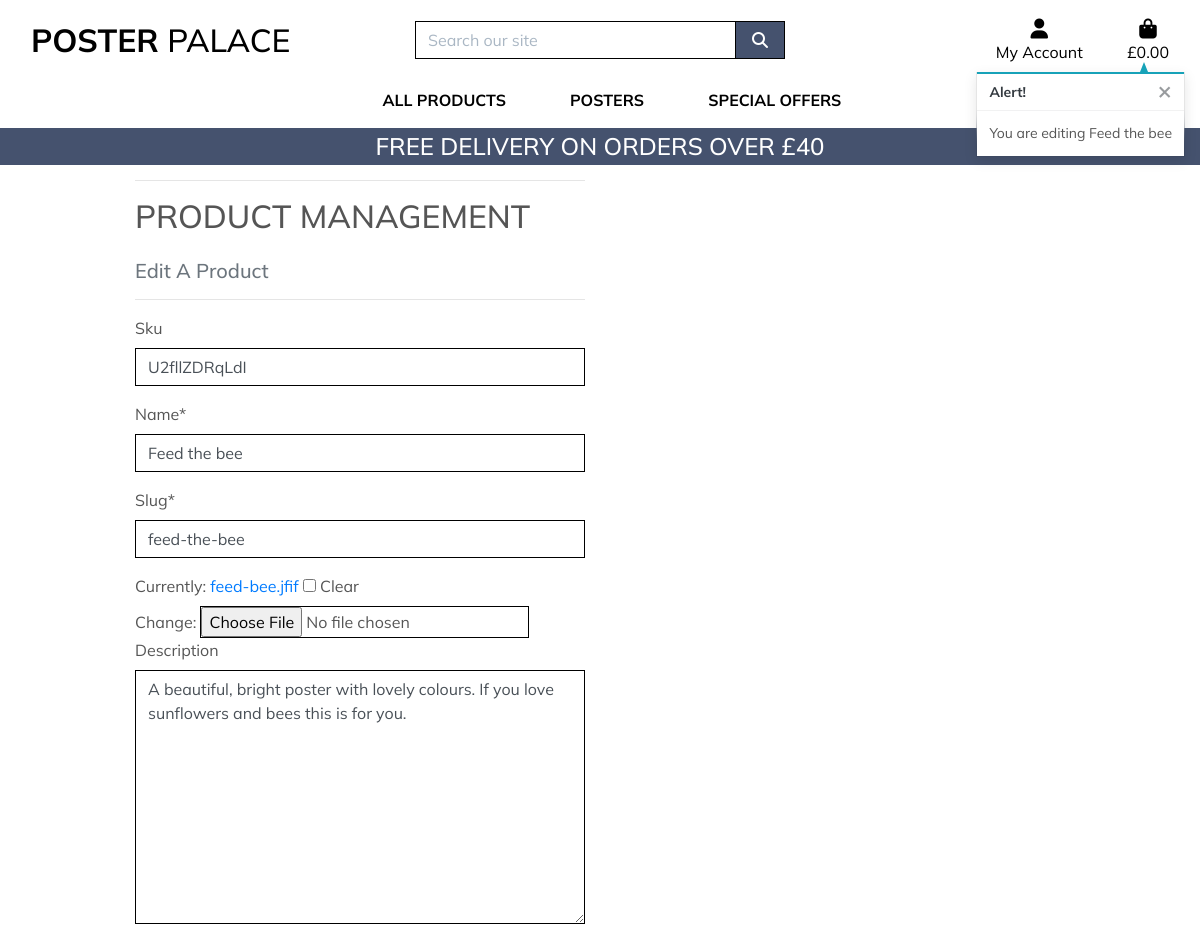
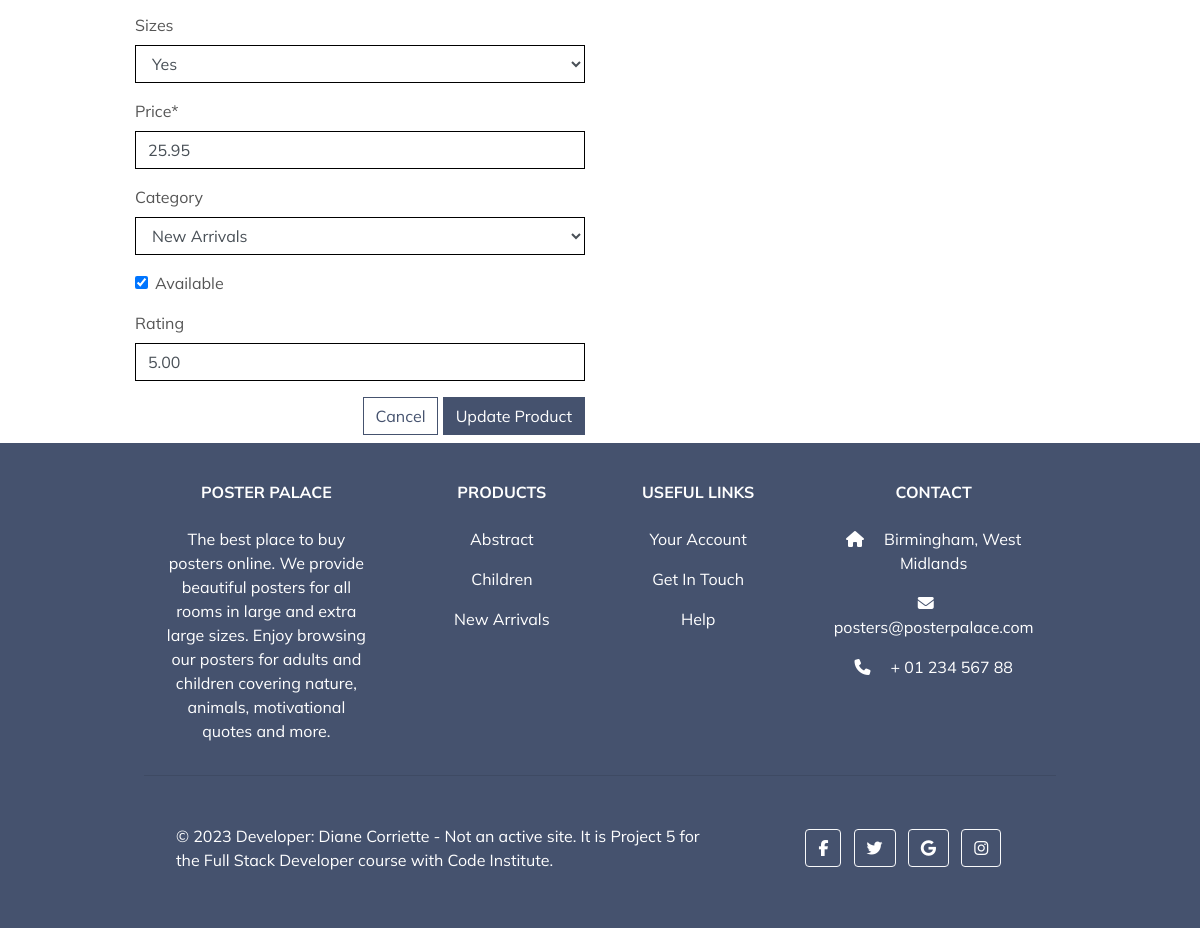
The app's page /products/edit/15/ (signed in) with its own data (2 pictures, top to bottom).
### products/models.py (models this page shows, shortened)
class Product(models.Model):
    sku = models.CharField(max_length=15,
                           default=get_random_string,
                           null=True, blank=True)
    name = models.CharField(max_length=200)
    slug = models.SlugField(max_length=200, unique=True)
    image = models.ImageField(null=True, blank=True)
    description = models.TextField(blank=True)
    sizes = models.BooleanField(default=False, null=True, blank=True)
    price = models.DecimalField(default=9.95, max_digits=8, decimal_places=2)
    category = models.ForeignKey('Category', null=True,
                                 blank=True, on_delete=models.SET_NULL)
    available = models.BooleanField(default=True)
    rating = models.DecimalField(max_digits=7, decimal_places=2,
                                 null=True, blank=True)
    created = models.DateTimeField(auto_now_add=True)
    updated = models.DateTimeField(auto_now=True)

### products/views.py (the view)
# urls.py: path('edit/<int:product_id>/', views.edit_product, name='edit_product'),
@login_required
def edit_product(request, product_id):
    if not request.user.is_superuser:
        messages.error(request, 'Sorry, only store owners can do that.')
        return redirect(reverse('home'))
    product = get_object_or_404(Product, pk=product_id)
    if request.method == 'POST':
        form = ProductForm(request.POST, request.FILES, instance=product)
        if form.is_valid():
            form.save()
            messages.success(request, 'The product was updated successfully!')
            return redirect(reverse('product_detail', args=[product.id]))
        else:
            messages.error(request, (
                'Failed to update product, please check your form for errors.'
            ))
    else:
        form = ProductForm(instance=product)
    messages.info(request, f'You are editing {product.name}')
    template = 'products/edit_product.html'
    context = {
        'form': form,
        'product': product
    }
    return render(request, template, context)

### products/forms.py
class ProductForm(forms.ModelForm):
    class Meta:
        model = Product
        fields = '__all__'
    def __init__(self, *args, **kwargs):
        super().__init__(*args, **kwargs)
        categories = Category.objects.all()
        friendly_names = [(c.id, c.get_friendly_name()) for c in categories]
        self.fields['category'].choices = friendly_names
        for field_name, field in self.fields.items():
            field.widget.attrs['class'] = 'border-black rounded-0'

### bag/contexts.py (called while the page is built, shortened)
def bag_contents(request):
    bag_items = []
    total = 0
    product_count = 0
    bag = request.session.get('bag', {})
    if total < settings.FREE_DELIVERY_THRESHOLD:
        delivery = total * Decimal(settings.STANDARD_DELIVERY_PERCENTAGE / 100)
        free_delivery_delta = settings.FREE_DELIVERY_THRESHOLD - total
    else:
        delivery = 0
        free_delivery_delta = 0
    grand_total = delivery + total
    context = {
        'bag_items': bag_items,
        'total': total,
        'product_count': product_count,
        'delivery': delivery,
        'free_delivery_delta': free_delivery_delta,
        'free_delivery_threshold': settings.FREE_DELIVERY_THRESHOLD,
        'grand_total': grand_total,
    }
    return context

### products/models.py (called while the page is built)
    def get_friendly_name(self):
        return self.friendly_name

### products/templates/products/edit_product.html (shortened to what this page needs)
{% extends "base.html" %}
{% load static %}
{% block page_header %}
    <div class="container header-container">
    </div>
{% endblock %}
{% block content %}
    <div class="overlay"></div>
    <div class="container">
        <div class="row">
            <div class="col-12 col-md-6">
                <hr>
                <h2 class="logo-font mb-4">Product Management</h2>
                <h5 class="text-muted">Edit A Product</h5>
                <hr>
            </div>
        </div>
        <div class="row">
            <div class="col-12 col-md-6">
                <form method="POST" action="{% url 'edit_product' product.id %}" class="form mb-2" enctype="multipart/form-data">
                    {% for field in form %}
                        {% if field.name != 'image' %}
                            {{ field | as_crispy_field }}
                        {% else %}
                            {{ field }}
                        {% endif %}
                    {% endfor %}
                    <div class="text-right">
                        <a class="btn btn-outline-black rounded-0" href="{% url 'products' %}">Cancel</a>
                        <button class="btn btn-black rounded-0" type="submit">Update Product</button>
                    </div>
                </form>
            </div>
        </div>
    </div>
{% endblock %}

### static/css/style.css (style rules this page uses)
body { color: #555; font-family: 'Mulish', sans-serif; height: 100vh; }
.logo-font { text-transform: uppercase; }
.btn-black { background: #45526e; color: white; }
.btn-outline-black { background: white; color: #45526e !important; border: 1px solid #45526e; }
.border-black { border: 1px solid black !important; }
.overlay { height: 100%; width: 100%; top: 0; left: 0; position: fixed; background: white; z-index: -1; }
@media (min-width: 1200px) { .container { max-width: 80%; } }
@media (min-width: 992px) { .header-container { padding-top: 164px; } }

### records on screen
Product: sku "U2fllZDRqLdI" "Feed the bee" "feed-the-bee" "A beautiful, bright poster with lovely colours. If you love sunflowers and bees this is for you." "Yes" "25.95" "New Arrivals" "☑" "5.00"

### other values on screen
{{ free_delivery_threshold }} "40"
{{ message }} "You are editing Feed the bee"
